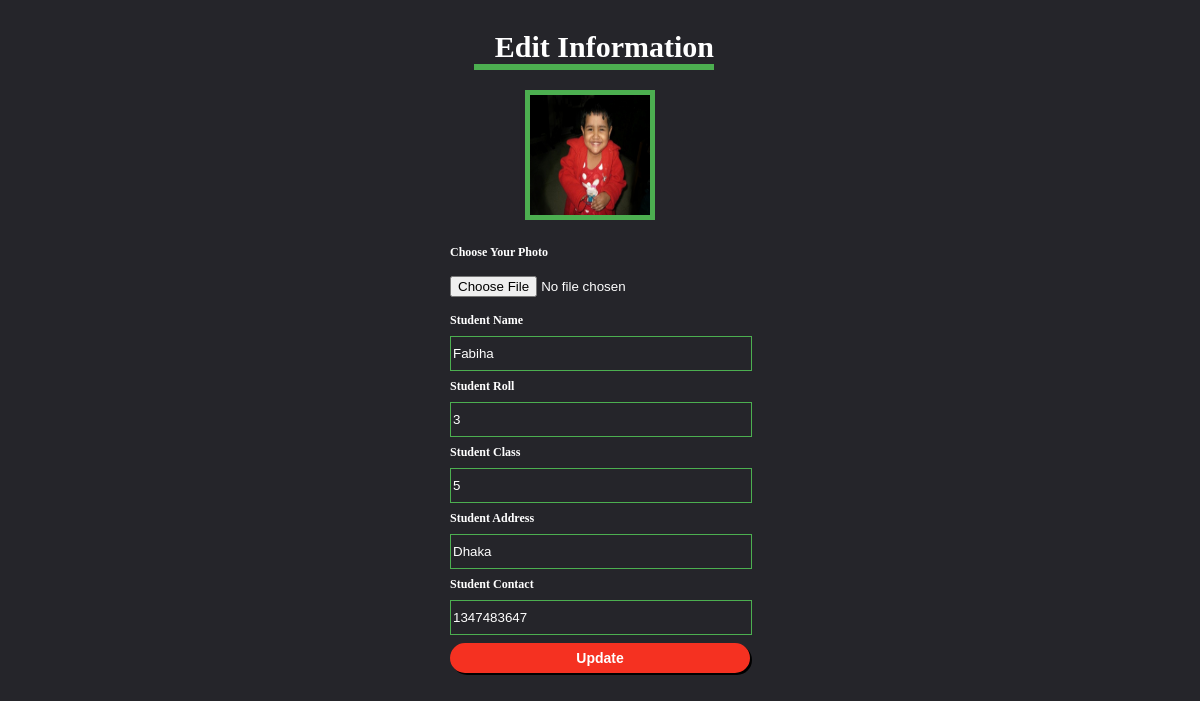
Screenshot of /editstudent.php?id=1 (signed in) with the database file from the repository.
### tables this page shows
CREATE TABLE `student_info` (
  `id` int(100) NOT NULL,
  `name` varchar(100) NOT NULL,
  `roll` int(100) NOT NULL,
  `class` varchar(100) NOT NULL,
  `city` varchar(100) NOT NULL,
  `contact` int(100) NOT NULL,
  `photo` varchar(100) NOT NULL
);

### editstudent.php (the view, shortened to what this page needs)
<?php
    $conn = mysqli_connect("localhost","root","","studentmanagement");
    $id=$_GET['id'];
    $sql = "select * from student_info where `id` ='".$id."'  ";
    $result = mysqli_query($conn,$sql);
    $row = mysqli_fetch_array($result);
?>
<!DOCTYPE html PUBLIC "-//W3C//DTD XHTML 1.0 Transitional//EN" "http://www.w3.org/TR/xhtml1/DTD/xhtml1-transitional.dtd">
<html xmlns="http://www.w3.org/1999/xhtml">
<head>
<link rel="stylesheet" href="css/style.css">
</head>
<body>
<div class="mainContainer">
    <div class="signup-box" style="transform: translate(-50%,0%);">
        <h1 style="transform: translate(-15%,0%);font-size: 30px; Margin-top:30px;color:white;">Edit Information</h1>
        <form id="edit" action="Updatestudent.php" method="POST" enctype="multipart/form-data">
            <span style="margin:none; margin-left:70px; padding:5px;"> <?php echo "<img style='height:120px;width:120px; border:5px solid #4caf50;' src='image/".$row['photo']."'>";?></span><br><p></p>
            <label style= "color: white; font-size: 12px;">Choose Your Photo </label>
            <div style="border: none; " class="text-box">
                <input type="file" name="photo" id="photo" required="required" /><br/>
            </div>
            <label style= "color: white; font-size: 12px;">Student Name</label>
            <div style="border: 1px solid #4caf50; color: white;" class="text-box">
                <input style="color: white;" type="text" name="name" id="name"  placeholder="Enter Name" value="<?php echo $row['name']; ?>" /><br />
            </div>
            <label style= "color: white; font-size: 12px;">Student Roll</label>
            <div style="border: 1px solid #4caf50; color:white;" class="text-box">
                <input style="color: white;" type="text" name="roll" id="roll"  placeholder="Enter Roll" value="<?php echo $row['roll']; ?>"/><br/>
            </div>
            <label style= "color: white; font-size: 12px;">Student Class</label>
            <div style="border: 1px solid #4caf50; color:white;" class="text-box">
                <input style="color: white;" type="text" name="class" id="class" placeholder="Enter Class" value="<?php echo $row['class']; ?>"/><br/>
            </div>
            <label style= "color: white; font-size: 12px;">Student Address</label>
            <div style="border: 1px solid #4caf50; color:white;" class="text-box">
                <input style="color: white;" type="text" name="city" id="city" placeholder="Enter Address" value="<?php echo $row['city']; ?>"/><br/>
            </div>
            <label style= "color: white; font-size: 12px;">Student Contact</label>
            <div style="border: 1px solid #4caf50; color:white;" class="text-box">
                <input style="color: white;" type="text" name="contact" id="contact" placeholder="Enter Contact Number" value="<?php echo $row['contact']; ?>"/><br/>
            </div>
            <input class="btn" style="background-color: #F53121; color: white;border: 2px solid #F53121;box-shadow: 2px 2px black; border-radius:15px; font-weight: bolder;" type="submit" value=" Update " name="update"/><br />
            <div style="border: none;" class="text-box">
                <input style="color: white;" type="hidden" name="id" id="id"  placeholder="Enter ID" value="<?php echo $row['id']; ?>" /><br />
            </div>
        </form>
    </div>
</div>
</body>
</html>

### css/style.css (style rules this page uses)
body { margin:0; padding:0; font-family: 'Times New Roman', Times, serif; background-size: cover; background-color: #25252A; }
.signup-box { width: 300px; height: 500px; position:relative; top:50%; left:50%; transform: translate(-80%,-50%); color: white; font-size: 20px; }
.signup-box h1 { text-align: right; font-size: 40px; border-bottom: 6px solid #4caf50; transform: translate(50%,10%); color: white; margin-left: 20%; }
.text-box { width:100%; overflow: hidden; font-size: 20px; padding: 8px 0; margin: 8px 0; border-bottom: 1px solid #4caf50; background: none; color:white; }
.text-box input { border: none; outline: none; background: none; }
.btn { width:100%; background: none; border: 2px solid #4caf50; color: #434943; padding: 5px; font-size: 14px; cursor: pointer; }
.mainContainer { width: 1000px; height: auto; margin: auto; background: #25252A; padding: 0; font-family: 'Times New Roman', Times, serif; font-weight: bolder; }

### rows the page displays
student_info: photo (picture), name "Fabiha", roll "3", class "5", city "Dhaka", contact "1347483647"
